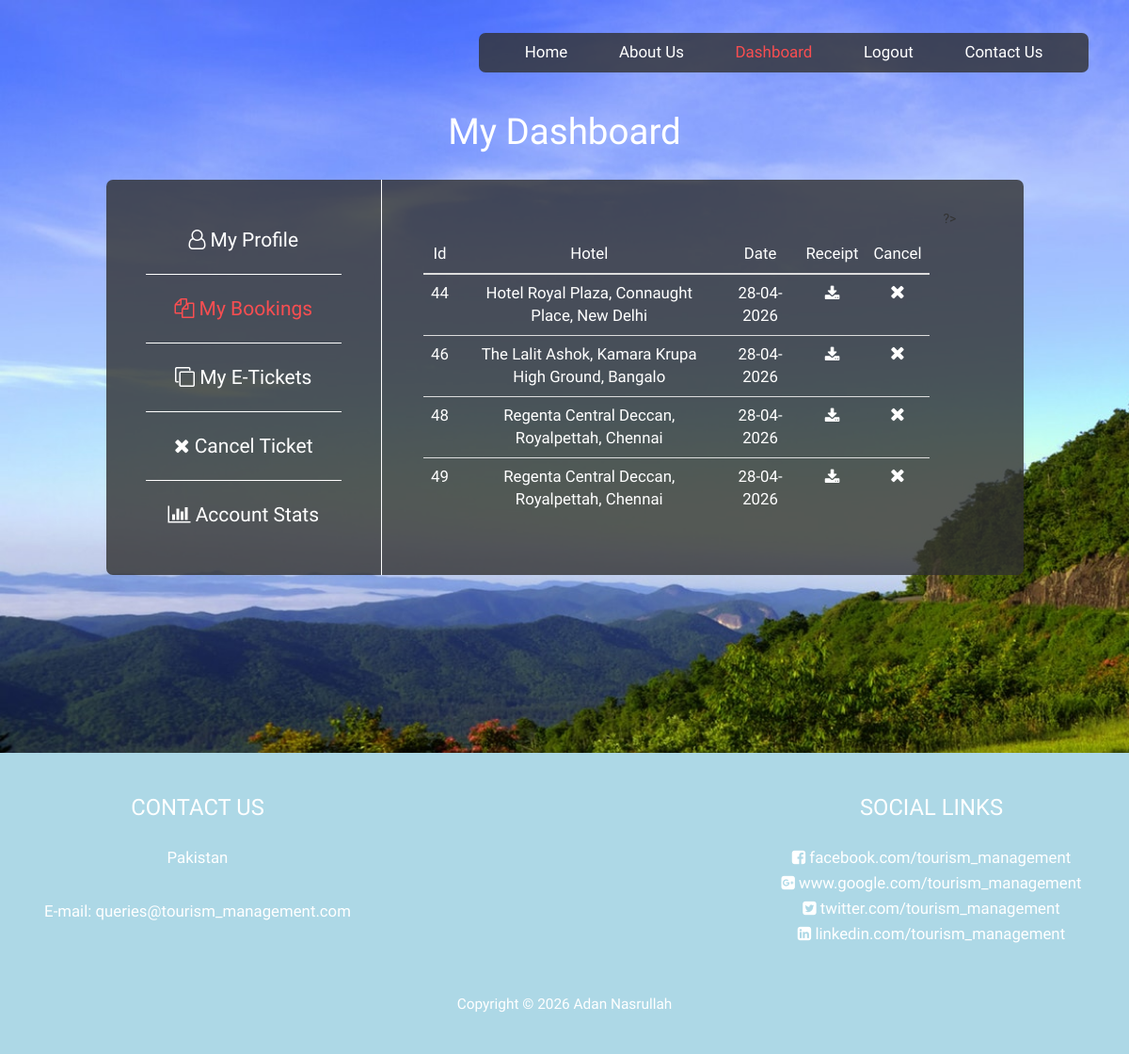
The app's page /userDashboardBookings.php (signed in) with its own data.
### tables this page shows
CREATE TABLE `hotelbookings` (
  `bookingID` int(10) NOT NULL,
  `hotelName` varchar(50) NOT NULL,
  `date` varchar(100) NOT NULL,
  `username` varchar(50) NOT NULL,
  `cancelled` varchar(10) NOT NULL
);

### userDashboardBookings.php (the view, shortened to what this page needs)
<!DOCTYPE html>
<html lang="en">
	<head>
    	<link href="css/main.css" rel="stylesheet">
    	<link href="css/bootstrap.min.css" rel="stylesheet">
    	<link href="css/bootstrap-select.css" rel="stylesheet">
		<link href="css/bootstrap-datetimepicker.css" rel="stylesheet">
    	<link href="https://maxcdn.bootstrapcdn.com/font-awesome/4.7.0/css/font-awesome.min.css" rel="stylesheet">
	</head>
	<?php
		$servername = "localhost";
		$username = "root";
		$password = "";
		$dbname = "travel";
		$conn = new mysqli($servername, $username, $password, $dbname);
	?>
	<body>
		<div class="container-fluid">
			<div class="col-sm-12 userDashboard text-center">
			<?php include("common/headerDashboardTransparentLoggedIn.php"); ?>
			<div class="col-sm-12">
				<div class="heading">
					My Dashboard
				</div>
			</div>
			<div class="col-sm-1"></div>
			<div class="col-sm-3 containerBoxLeft">
				<a href="userDashboardProfile.php">
				<div class="col-sm-12 menuContainer bottomBorder">
					<span class="fa fa-user-o"></span> My Profile
				</div>
				</a>
				<div class="col-sm-12 menuContainer bottomBorder active">
					<span class="fa fa-copy"></span> My Bookings
				</div>
				<a href="userDashboardETickets.php">
				<div class="col-sm-12 menuContainer bottomBorder">
					<span class="fa fa-clone"></span> My E-Tickets
				</div>
				</a>
				<a href="userDashboardCancelTicket.php">
				<div class="col-sm-12 menuContainer bottomBorder">
					<span class="fa fa-close"></span> Cancel Ticket
				</div>
				</a>
				<a href="userDashboardAccountSettings.php">
				<div class="col-sm-12 menuContainer noBottomBorder">
					<span class="fa fa-bar-chart"></span> Account Stats
				</div>
				</a>
			</div>
			<div class="col-sm-7 containerBoxRightHotel text-left">
			<div class="col-sm-12 tickets">
				<?php
				$user = $_SESSION["username"];
				$hotelBookingsSQL = "SELECT COUNT(*) FROM `hotelbookings` WHERE Username='$user' AND cancelled='no'";
				$hotelBookingsQuery = $conn->query($hotelBookingsSQL);
				$noOfHotelBookings = $hotelBookingsQuery->fetch_array(MYSQLI_NUM);
				if($noOfHotelBookings[0]>0): ?>
				<div class="col-sm-12 ticketTableContainer pullABitLeft" id="hotelBookingsWrapper">
						<table class="table table-responsive">
							<thead>
								<tr>
									<th class="tableHeaderTags text-center" style="vertical-align: middle;">Id</th>
									<th class="tableHeaderTags text-center" style="vertical-align: middle;">Hotel</th>
									<th class="tableHeaderTags text-center" style="vertical-align: middle;">Date</th>
									<th class="tableHeaderTags text-center" style="vertical-align: middle;">Receipt</th>
									<th class="tableHeaderTags text-center" style="vertical-align: middle;">Cancel</th>
								</tr>
							</thead>
							<?php
								$hotelBooksSQL = "SELECT * FROM `hotelbookings` WHERE username='$user' AND cancelled='no'";
								$hotelBooksQuery = $conn->query($hotelBooksSQL);
								while($hotelBooksRow = $hotelBooksQuery->fetch_assoc()) {
								?>
								<tr>
									<td class="tableElementTagsNoHover text-center"><?php echo $hotelBooksRow["bookingID"]; ?></td>
									<td class="tableElementTagsNoHover text-center"><?php echo $hotelBooksRow["hotelName"]; ?></td>
									<td class="tableElementTagsNoHover text-center"><?php echo $hotelBooksRow["date"]; ?></td>
									<td class="text-center"><a href="receipts/receipt<?php echo $hotelBooksRow["bookingID"]; ?>.html" target="_blank"><span class="fa fa-download tableElementTags pullSpan"></span></a></td>
									<td class="tableElementTags text-center"><span class="fa fa-remove tableElementTags pullTop cancelBooking"></span></td>
								</tr>
							<?php } ?>
						</table>
				</div>
				<?php endif; ?>
				?>
			</div>
			<div class="col-sm-1"></div>
			</div>
			</div>
		</div>
		<?php include("common/footer.php"); ?>
	</body>
</html>

### common/headerDashboardTransparentLoggedIn.php
<div class="col-sm-12">
	<div class="header">
		<div class="col-sm-4">
		<div class="logo"></div>
	</div>
		<div class="col-sm-8">
		<div class="headerMenu">
			<ul>
				<a href="index.php"><li>Home</li></a>
				<a href="aboutUs.php"><li>About Us</li></a>
				<li class="active">Dashboard</li>
				<a href="logout.php"><li>Logout</li></a>
				<a href="contactUs.php"><li>Contact Us</li></a>
			</ul>
		</div>
	</div>
	</div>
</div>

### common/footer.php
<div class="footer col-sm-12">
	<div class="col-sm-4">
		<div class="footerHeading">
			Contact Us
		</div>
		<div class="footerText">
			Pakistan
		</div>
		<div class="footerText">
			E-mail: queries@tourism_management.com
		</div>
	</div>
	<div class="col-sm-4">
	</div>
	<div class="col-sm-4">
		<div class="footerHeading">
			Social Links
		</div>
		<div class="socialLinks">
			<div class="fb">
				facebook.com/tourism_management
			</div>
			<div class="gp">
				www.google.com/tourism_management
			</div>
			<div class="tw">
				twitter.com/tourism_management
			</div>
			<div class="in">
				linkedin.com/tourism_management
			</div>
		</div>
	</div>
	<div class="col-sm-12">
	<div class="copyrightContainer">
		<div class="copyright">
		Copyright &copy; 2026 Adan Nasrullah
		</div>
	</div>
	</div>
</div>

### records on screen
hotelbookings: bookingID "44", hotelName "Hotel Royal Plaza, Connaught Place, New Delhi", date "28-04-2026"
hotelbookings: bookingID "46", hotelName "The Lalit Ashok, Kamara Krupa High Ground, Bangalo", date "28-04-2026"
hotelbookings: bookingID "48", hotelName "Regenta Central Deccan, Royalpettah, Chennai", date "28-04-2026"
hotelbookings: bookingID "49", hotelName "Regenta Central Deccan, Royalpettah, Chennai", date "28-04-2026"
